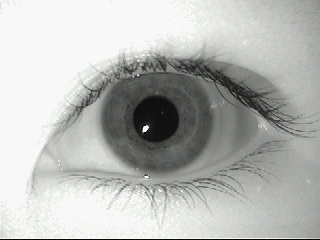
#> input picture data/MMU-Iris-Database/1/left/aeval1.bmp, 320 x 240 px, given in place of fionar3.bmp, which was not available
$ jupyter execute IrisRecognition.ipynb   (text cells are left out)
#> lines starting #> are read from the running program, lines starting #| are printed output that depends on the picture; after the words box and inside, x2 and y2 are one past the last pixel; in counts of white or black regions, pixels touching at a corner belong together; pictures that were not available may be replaced by others from this repository, and a replacement may not be noted
[cell 1]
from PIL import Image
import numpy as np
import matplotlib.pyplot as plt
import cv2

[cell 2]
def read_bmp(filepath):
    """
    Wczytuje obraz BMP i zwraca jako macierz RGB typu uint8.
    """
    image = Image.open(filepath)
#> image is the input picture: PIL image 320x240 RGB; mean R, G, B 183.8, 185.6, 182.9
    return np.array(image, dtype=np.uint8)

def show_image(image, title=''):
    """
    Wyświetla obraz RGB typu np.array
    """
    plt.imshow(image, cmap='gray')
    plt.title(title)
    plt.axis('off')
    plt.show()

# [5 lines left out: function save_array_to_bmp, not called in this run]

[cell 3]
def to_grayscale(img):
    return np.mean(img, axis=2).astype(np.uint8)
#> in binarize, `P = np.sum(img) / (h * w)`: P = 183.9
#> in binarize, `threshold = P / x_factor`: threshold = 52.54
#> in binarize, `binary = (img > threshold).astype(np.uint8) * 255`:
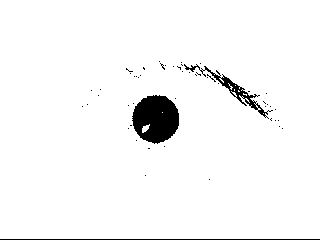
#> binary: shape (240, 320); 96.5% white; 52 black regions (49 under 20 px), largest, box (x1, y1, x2, y2) and area: (132, 95, 179, 144) 1721, (184, 64, 273, 119) 545, (0, 239, 320, 240) 320

def binarize(img, x_factor=1.2):
     """
     Binaryzuje obraz na podstawie progu wyznaczonego jako:
     P = suma(jasności) / liczba pikseli
     Próg końcowy = P / x_factor
     """
     h, w = img.shape
     P = np.sum(img) / (h * w)
     threshold = P / x_factor
     binary = (img > threshold).astype(np.uint8) * 255
     return binary.astype(np.uint8)

[cell 4]
def delete_unimportant_objects_from_image(binary_img):
    """
    Zostawia tylko największy obiekt (źrenicę) na obrazie binarnym.
    Zakłada, że obraz ma wartości 0 i 255.
    """

    inverted_img = cv2.bitwise_not(binary_img)

    contours, _ = cv2.findContours(inverted_img, cv2.RETR_EXTERNAL, cv2.CHAIN_APPROX_SIMPLE)

    if not contours:
        print("Brak konturów.")
        return binary_img

    largest_contour = max(contours, key=cv2.contourArea)

    # Nowa largest_object_imga tylko dla największego obiektu
    largest_object_img = np.zeros_like(inverted_img)
    cv2.drawContours(largest_object_img, [largest_contour], -1, color=255, thickness=-1)

    largest_object_img = cv2.bitwise_not(largest_object_img)

    return largest_object_img

def extract_pupil(binary_image):
    """
    Oczyszcza binarny obraz źrenicy z szumów i zakłóceń, zostawia tylko źrenicę.
    """
    kernel_large = np.ones((5, 5), np.uint8)
    kernel_small = np.ones((3, 3), np.uint8)

    extracted_image = binary_image.copy()

    extracted_image = delete_unimportant_objects_from_image(extracted_image)
#> in delete_unimportant_objects_from_image, `contours, _ = cv2.findContours(inverted_img, cv2.RETR_EXTERNAL, cv2.CH..`: contours = 52 contours, 50 with area under 20; largest, box (x1, y1, x2, y2) and area: (132, 95, 179, 144) 1693, (184, 64, 273, 119) 470
#> in delete_unimportant_objects_from_image, `largest_contour = max(contours, key=cv2.contourArea)`: largest_contour = contour of 84 points, box (x1, y1, x2, y2) (132, 95, 179, 144), area 1693

    extracted_image = cv2.morphologyEx(extracted_image, cv2.MORPH_CLOSE, kernel_large)
#> extracted_image: shape (240, 320); 97.7% white; 1 black region, box (x1, y1, x2, y2) and area: (133, 96, 179, 143) 1754
    extracted_image = cv2.erode(extracted_image, kernel_small, iterations=2)
#> extracted_image: shape (240, 320); 97.2% white; 1 black region, box (x1, y1, x2, y2) and area: (131, 94, 181, 145) 2142

    extracted_image = cv2.dilate(extracted_image, kernel_small, iterations=2)
    extracted_image = cv2.medianBlur(extracted_image, 5)
#> extracted_image: shape (240, 320); 97.7% white; 1 black region, box (x1, y1, x2, y2) and area: (133, 96, 179, 143) 1746

    extracted_image = cv2.GaussianBlur(extracted_image, (9, 9), 0)
    extracted_image = cv2.morphologyEx(extracted_image, cv2.MORPH_OPEN, kernel_large)

    return extracted_image

def extract_iris(binary_image):
    """
    Oczyszcza binarny obraz tęczówki z szumów i zakłóceń, zostawia tylko tęczówkę (oczywiście ze źrenicą).
    """

    kernel_large = np.ones((5, 5), np.uint8)
    kernel_small = np.ones((3, 3), np.uint8)

    extracted_image = binary_image.copy()

    show_image(extracted_image, '1')
    extracted_image = cv2.morphologyEx(extracted_image, cv2.MORPH_CLOSE, kernel_large)
    show_image(extracted_image, '2')

    extracted_image = cv2.dilate(extracted_image, kernel_small, iterations=3)
    show_image(extracted_image, '3')

    extracted_image = cv2.erode(extracted_image, kernel_small, iterations=2)

    extracted_image = delete_unimportant_objects_from_image(extracted_image)
    show_image(extracted_image, '3....')


    extracted_image = cv2.GaussianBlur(extracted_image, (9, 9), 0)
    show_image(extracted_image, '4')

    extracted_image = cv2.medianBlur(extracted_image, 5)
    show_image(extracted_image, '5')
    extracted_image = cv2.morphologyEx(extracted_image, cv2.MORPH_OPEN, kernel_large)
    show_image(extracted_image, '6')

    return extracted_image

def do_projections(img, show_plots=True):
    """
    Oblicza projekcje poziomą i pionową obrazu.
    Wyświetla 2x2:
    - Lewy górny: obraz źrenicy
    - Prawy górny: projekcja pozioma (rzędy)
    - Lewy dolny: projekcja pionowa (kolumny, obrócona)
    - Prawy dolny: podpis
    """
    horizontal_projection = np.sum(img, axis=1)  # dla wierszy
    vertical_projection = np.sum(img, axis=0)    # dla kolumn

    if show_plots:
        fig = plt.figure(figsize=(12, 8))

        # Lewy górny – obraz źrenicy
        ax1 = plt.subplot2grid((2, 2), (0, 0))
        ax1.imshow(img, cmap='gray')
        ax1.set_title('Wyekstrahowana źrenica')
        ax1.axis('off')

        # Prawy górny – wykres poziomy (rzędy)
        ax2 = plt.subplot2grid((2, 2), (0, 1))
        ax2.plot(horizontal_projection, color='black')
        ax2.set_title('Projekcja pozioma')
        ax2.set_xlabel('Rząd (y)')
        ax2.set_ylabel('Suma jasności')
        ax2.grid(True)

        # Lewy dolny – wykres pionowy (kolumny), obrócony
        ax3 = plt.subplot2grid((2, 2), (1, 0))
        ax3.plot(np.arange(len(vertical_projection)), vertical_projection, color='black')
        ax3.set_title('Projekcja pionowa')
        ax3.set_xlabel('Kolumna (x)')
        ax3.set_ylabel('Suma jasności')
        ax3.grid(True)

        # Prawy dolny – podpis
        ax4 = plt.subplot2grid((2, 2), (1, 1))
        ax4.axis('off')
        ax4.text(0.5, 0.5, 'Projekcje źrenicy', ha='center', va='center', fontsize=12)

        plt.tight_layout()
        plt.show()

    return horizontal_projection, vertical_projection


def find_pupil_center_and_radius_from_projections(h_proj, v_proj, diff_threshold=0.3):
    """
    Znajduje środek i promień źrenicy na podstawie projekcji poziomej i pionowej.
    Ulepszona wersja bazująca na różnicach i medianie.
    """
    # Środek źrenicy = miejsce, gdzie projekcja ma minimum (najciemniej)
    y_candidates = np.where(h_proj == np.min(h_proj))[0]
    x_candidates = np.where(v_proj == np.min(v_proj))[0]

    y_center = int(np.median(y_candidates)) if len(y_candidates) > 0 else h_proj.shape[0] // 2
    x_center = int(np.median(x_candidates)) if len(x_candidates) > 0 else v_proj.shape[0] // 2

    # Różnice między sąsiednimi wartościami projekcji
    h_diff = np.abs(np.diff(h_proj.astype(np.int64)))
    v_diff = np.abs(np.diff(v_proj.astype(np.int64)))

    # Krawędzie źrenicy = miejsca, gdzie różnica przekracza próg
    h_edges = np.where(h_diff > np.max(h_diff) * diff_threshold)[0]
    v_edges = np.where(v_diff > np.max(v_diff) * diff_threshold)[0]

    if len(h_edges) >= 2:
        r_y = (h_edges[-1] - h_edges[0]) // 2
    else:
        r_y = 0

    if len(v_edges) >= 2:
        r_x = (v_edges[-1] - v_edges[0]) // 2
    else:
        r_x = 0

    # Promień: średnia z promienia w pionie i poziomie (ew. możesz użyć max(r_x, r_y))
    r = (r_x + r_y) // 2

    return (x_center, y_center, r)

# [28 lines left out: function find_iris_center_and_radius_from_projections, not called in this run]


def do_iris_projections_diagonal(img, show_plots=True):
    """
    Oblicza projekcje po przekątnych (45° i 135°) dla obrazu binarnego.
    - Projekcja 45°: przekątna od lewej dolnej do prawej górnej
    - Projekcja 135°: przekątna od lewej górnej do prawej dolnej
    """
    h, w = img.shape
    img_int = img.astype(np.uint32)

    diag_45 = [np.sum(np.fliplr(img_int).diagonal(offset)) for offset in range(-h + 1, w)]
    diag_135 = [np.sum(img_int.diagonal(offset)) for offset in range(-h + 1, w)]

    if show_plots:
        fig, axs = plt.subplots(1, 2, figsize=(12, 4))

        axs[0].plot(diag_45, color='black')
        axs[0].set_title('Projekcja 45° (↘)')
        axs[0].set_xlabel('Przekątna')
        axs[0].set_ylabel('Suma jasności')
        axs[0].grid(True)

        axs[1].plot(diag_135, color='black')
        axs[1].set_title('Projekcja 135° (↙)')
        axs[1].set_xlabel('Przekątna')
        axs[1].set_ylabel('Suma jasności')
        axs[1].grid(True)

        plt.tight_layout()
        plt.show()

    return np.array(diag_45), np.array(diag_135)

def draw_contour(image, x, y, r):
    """
    Rysuje kontur (okrąg) źrenicy na kopii obrazu.
    """
    if image.ndim == 2:
        image = cv2.cvtColor(image, cv2.COLOR_GRAY2BGR)
    output = image.copy()
    cv2.circle(output, (x, y), r, (57, 255, 20), 1)
    return output

[cell 5]
number = '10'
direction = 'right'
name = 'fionar3'

##### Wczytanie i wyświetlenie oryginalnego obrazu #####
original_img = read_bmp(f'./data/MMU-Iris-Database/{number}/{direction}/{name}.bmp')
show_image(original_img, 'Oryginalny obraz')


# ##### Przetwarzanie obrazu - konwersja do skali szarości i binaryzacja #####
img = to_grayscale(original_img)
img_binarized_pupil = binarize(img, x_factor=3.5)
show_image(img_binarized_pupil, 'Obraz w odcieniach szarości')

##### Usunięcie nieistotnych obiektów z obrazu binarnego i wyekstrahowanie źrenicy #####
img_pupil_extracted = extract_pupil(img_binarized_pupil)

fig, axes = plt.subplots(1, 2, figsize=(12, 6))
axes[0].imshow(original_img)
axes[0].set_title('Oryginalny obraz')
axes[0].axis('off')

axes[1].imshow(img_pupil_extracted, cmap='gray')
axes[1].set_title('Wyekstrahowana źrenica')
axes[1].axis('off')

plt.tight_layout()
plt.show()
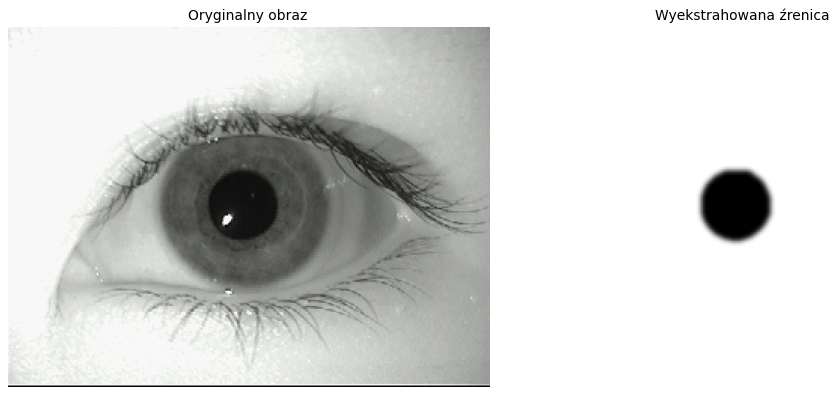
#> figure drawn by matplotlib, 2 panels

##### Wekstrahowanie tęczówki i źrenicy z obrazów #####

img_binarized_iris = binarize(img, x_factor=1.5)
#> call 2 of binarize, with x_factor = 1.5
#> in binarize (call 2), `threshold = P / x_factor`: threshold = 122.6
#> in binarize (call 2), `binary = (img > threshold).astype(np.uint8) * 255`:
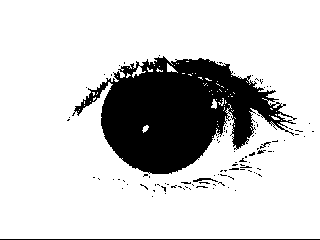
#> binary: shape (240, 320); 80.8% white; 106 black regions (101 under 20 px), largest, box (x1, y1, x2, y2) and area: (72, 56, 297, 174) 13952, (0, 239, 320, 240) 320, (193, 178, 218, 182) 49, (260, 142, 271, 149) 26, (257, 150, 266, 154) 20

show_image(img_binarized_iris, 'Obraz binarny tęczówki')

##### Usunięcie nieistotnych obiektów z obrazu binarnego i wyekstrahowanie tęczówki #####

img_iris_extracted = extract_iris(img_binarized_iris) ####### TUTAJ NIC SIE NIE DZIEJE JESZCZE
#> in extract_iris, `extracted_image = cv2.erode(extracted_image, kernel_small, iterations=2)`:
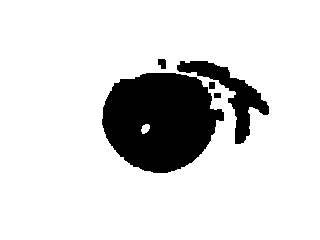
#> extracted_image: shape (240, 320); 85.3% white; 5 black regions, box (x1, y1, x2, y2) and area: (102, 73, 224, 173) 9063, (177, 61, 269, 144) 2045, (158, 59, 166, 69) 67, (209, 82, 215, 89) 42, (214, 93, 221, 98) 35
#> in delete_unimportant_objects_from_image (call 2), `contours, _ = cv2.findContours(inverted_img, cv2.RETR_EXTERNAL, cv2.CH..`: contours = 5 contours; box (x1, y1, x2, y2) and area: (102, 73, 224, 173) 8950, (177, 61, 269, 144) 1882, (158, 59, 166, 69) 51, (209, 82, 215, 89) 30, (214, 93, 221, 98) 24
#> in delete_unimportant_objects_from_image (call 2), `largest_contour = max(contours, key=cv2.contourArea)`: largest_contour = contour of 164 points, box (x1, y1, x2, y2) (102, 73, 224, 173), area 8950
#> in delete_unimportant_objects_from_image (call 2), `cv2.drawContours(largest_object_img, [largest_contour], -1, color=255,..`:
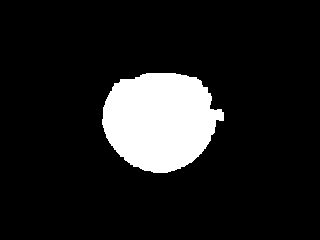
#> largest_object_img: shape (240, 320); 11.9% white; 1 white region, box (x1, y1, x2, y2) and area: (102, 73, 224, 173) 9129
#> in extract_iris, `extracted_image = cv2.GaussianBlur(extracted_image, (9, 9), 0)`:
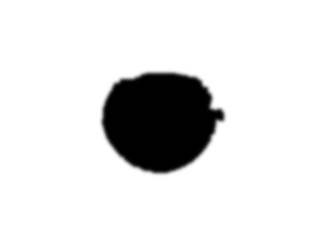
#> extracted_image: shape (240, 320); min 0, max 255, mean 224.7

fig, axes = plt.subplots(1, 2, figsize=(12, 6))
axes[0].imshow(original_img)
axes[0].set_title('Oryginalny obraz')
axes[0].axis('off')

axes[1].imshow(img_iris_extracted, cmap='gray')
axes[1].set_title('Wyekstrahowana tęczówka')
axes[1].axis('off')

plt.tight_layout()
plt.show()


##### Projekcja pionowa i pozioma w celu znalezienia promienia źrenicy #####
h_proj_pupil, v_proj_pupil = do_projections(img_pupil_extracted, show_plots=True)
#> in do_projections, `horizontal_projection = np.sum(img, axis=1)`: horizontal_projection = 240 values, max 81600 at index 0, min 69870 at index 117, mean 79744.9
#> in do_projections, `vertical_projection = np.sum(img, axis=0)`: vertical_projection = 320 values, max 61200 at index 0, min 49219 at index 155, mean 59808.6
#> in do_projections, `plt.show()`:
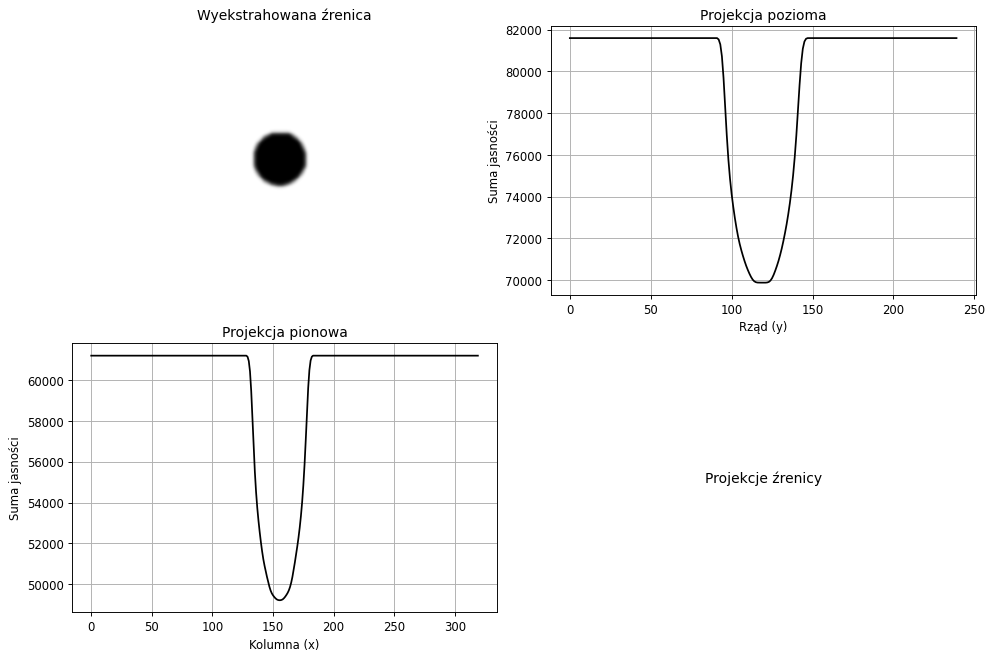
#> figure drawn by matplotlib, 3 panels; panel 2: curve peaks at x = 0, y = 81600; panel 3: curve peaks at x = 0, y = 61200
#> h_proj_pupil has the same summary as horizontal_projection in do_projections; v_proj_pupil has the same summary as vertical_projection in do_projections
x_pupil, y_pupil, r_pupil = find_pupil_center_and_radius_from_projections(h_proj_pupil, v_proj_pupil)
#> in find_pupil_center_and_radius_from_projections, `y_candidates = np.where(h_proj == np.min(h_proj))[0]`: y_candidates = [117, 118, 119, 120, 121]
#> in find_pupil_center_and_radius_from_projections, `x_candidates = np.where(v_proj == np.min(v_proj))[0]`: x_candidates = [155, 156]
#> in find_pupil_center_and_radius_from_projections, `y_center = int(np.median(y_candidates)) if len(y_candidates) > 0 else ..`: y_center = 119
#> in find_pupil_center_and_radius_from_projections, `x_center = int(np.median(x_candidates)) if len(x_candidates) > 0 else ..`: x_center = 155
#> in find_pupil_center_and_radius_from_projections, `h_diff = np.abs(np.diff(h_proj.astype(np.int64)))`: h_diff = 239 values, max 1394 at index 96, min 0 at index 0, mean 98.16
#> in find_pupil_center_and_radius_from_projections, `v_diff = np.abs(np.diff(v_proj.astype(np.int64)))`: v_diff = 319 values, max 1412 at index 133, min 0 at index 0, mean 75.12
#> in find_pupil_center_and_radius_from_projections, `h_edges = np.where(h_diff > np.max(h_diff) * diff_threshold)[0]`: h_edges = 22 values from 93 to 143
#> in find_pupil_center_and_radius_from_projections, `v_edges = np.where(v_diff > np.max(v_diff) * diff_threshold)[0]`: v_edges = 22 values from 130 to 180
#> in find_pupil_center_and_radius_from_projections, `r_y = (h_edges[-1] - h_edges[0]) // 2`: r_y = 25
#> x_pupil = 155; y_pupil = 119; r_pupil = 25
h_proj_iris, v_proj_iris = do_projections(img_iris_extracted, show_plots=True)
#> call 2 of do_projections, with show_plots = True
#> in do_projections (call 2), `horizontal_projection = np.sum(img, axis=1)`: horizontal_projection = 240 values, max 81600 at index 0, min 50770 at index 115, mean 71902.3
#> in do_projections (call 2), `vertical_projection = np.sum(img, axis=0)`: vertical_projection = 320 values, max 61200 at index 0, min 35700 at index 157, mean 53926.7
#> in do_projections (call 2), `plt.show()`:
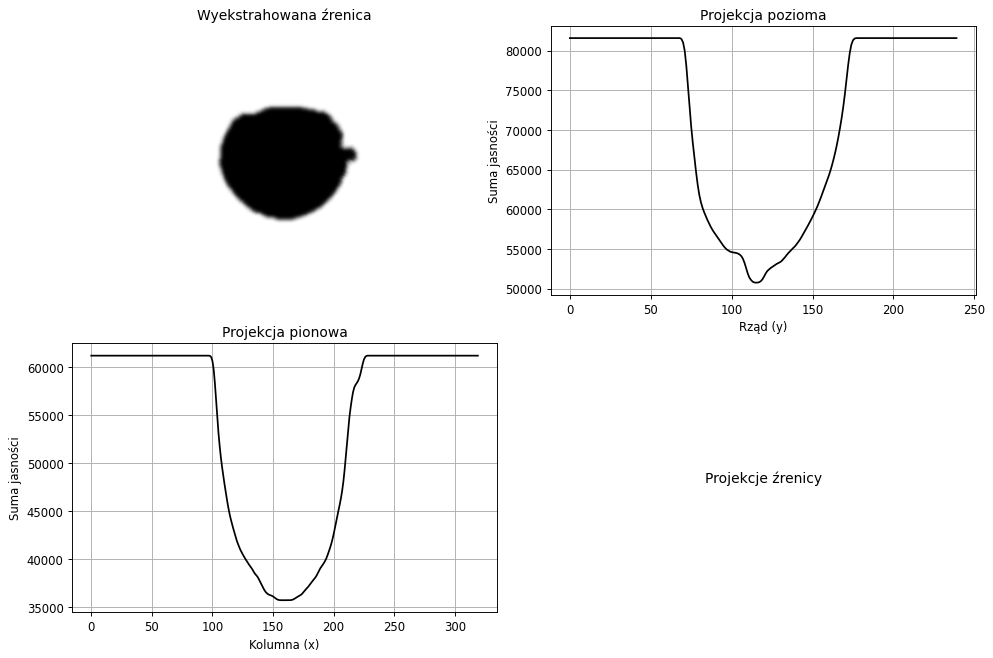
#> figure drawn by matplotlib, 3 panels; panel 2: curve peaks at x = 0, y = 81600; panel 3: curve peaks at x = 0, y = 61200
#> h_proj_iris has the same summary as horizontal_projection in do_projections; v_proj_iris has the same summary as vertical_projection in do_projections
x_iris, y_iris, r_iris = find_pupil_center_and_radius_from_projections(h_proj_iris, v_proj_iris)
#> x_iris = 160; y_iris = 115; r_iris = 56

# ##### Rysowanie konturu źrenicy na oryginalnym obrazie #####

contour_img = draw_contour(original_img, x_pupil, y_pupil, r_pupil)
contour_img = draw_contour(contour_img, x_iris, y_iris, r_iris)
show_image(contour_img, f'Źrenica: środek=({x_pupil},{y_pupil}), promień={r_pupil}, \
           Tęczówka: środek=({x_iris},{y_iris}), promień={r_iris}')

[cell 6]
binary_image = binarize(img, x_factor=1.5)

[cell 7]
show_image(binary_image, 'Obraz binarny tęczówki')

[cell 8]
kernel_large = np.ones((5, 5), np.uint8)
kernel_small = np.ones((3, 3), np.uint8)

extracted_image = binary_image.copy()

show_image(extracted_image, '1')
extracted_image = cv2.morphologyEx(extracted_image, cv2.MORPH_CLOSE, kernel_large)
show_image(extracted_image, '2')

extracted_image = cv2.dilate(extracted_image, kernel_small, iterations=3)
show_image(extracted_image, '3')

extracted_image = cv2.erode(extracted_image, kernel_small, iterations=2)

extracted_image = delete_unimportant_objects_from_image(extracted_image)
show_image(extracted_image, '3....')


extracted_image = cv2.GaussianBlur(extracted_image, (9, 9), 0)
show_image(extracted_image, '4')

extracted_image = cv2.medianBlur(extracted_image, 5)
show_image(extracted_image, '5')
extracted_image = cv2.morphologyEx(extracted_image, cv2.MORPH_OPEN, kernel_large)
show_image(extracted_image, '6')

[cell 9]
h_proj_iris, v_proj_iris = do_projections(extracted_image, show_plots=True)
d45_proj, d135_proj = do_iris_projections_diagonal(img_iris_extracted)
#> in do_iris_projections_diagonal, `img_int = img.astype(np.uint32)`:
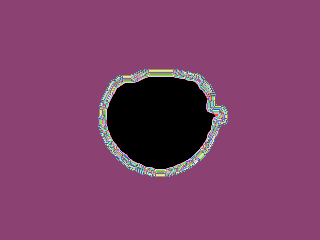
#> img_int: shape (240, 320) uint32; 251 distinct labels, from 0 to 255; one colour per label, 0 black
#> in do_iris_projections_diagonal, `diag_45 = [np.sum(np.fliplr(img_int).diagonal(offset)) for offset in r..`: diag_45 = 559 values, max 51202 at index 201, min 255 at index 0, mean 30870.4
#> in do_iris_projections_diagonal, `diag_135 = [np.sum(img_int.diagonal(offset)) for offset in range(-h + ..`: diag_135 = 559 values, max 51017 at index 200, min 255 at index 0, mean 30870.4
#> in do_iris_projections_diagonal, `plt.show()`:
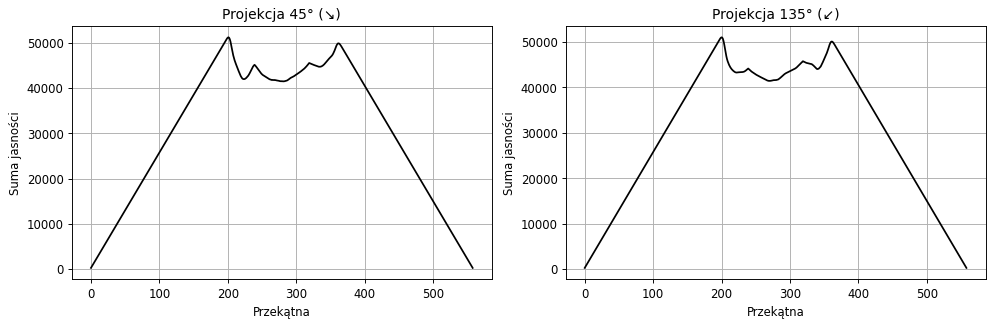
#> figure drawn by matplotlib, 2 panels; panel 1: curve peaks at x = 201, y = 51202; panel 2: curve peaks at x = 200, y = 51017
#> d45_proj has the same summary as diag_45 in do_iris_projections_diagonal; d135_proj has the same summary as diag_135 in do_iris_projections_diagonal
#x_iris, y_iris, r_iris = find_iris_center_and_radius_from_projections(h_proj_iris, v_proj_iris, d45_proj, d135_proj, diff_threshold=0.5)
x_iris, y_iris, r_iris = find_pupil_center_and_radius_from_projections(h_proj_iris, v_proj_iris, diff_threshold=0.3)

[cell 10]
contour_img = draw_contour(original_img, x_pupil, y_pupil, r_pupil)
contour_img = draw_contour(contour_img, x_iris, y_iris, r_iris)
